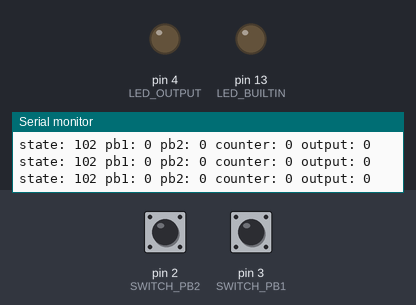
A sketch run on a simulated Arduino Uno, built with avr-gcc and run on an emulated ATmega328P. On the bench: output pins drawn as LEDs (lit = HIGH), the last lines printed to the serial monitor. The inputs (shaded band) are chosen by the test bench; at power-on: pin 3 (SWITCH_PB1) HIGH, pin 2 (SWITCH_PB2) HIGH.

Above: at 1.2 s.
1.3 s: pin 3 (SWITCH_PB1) pulled LOW for 0.15 s
At 2.3 s:
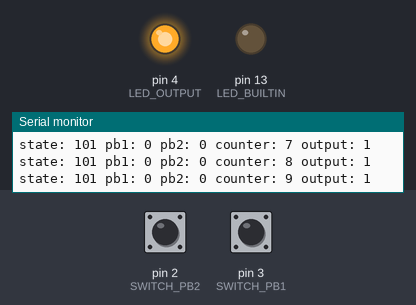
2.9 s: pin 2 (SWITCH_PB2) pulled LOW for 0.15 s
At 3.5 s:
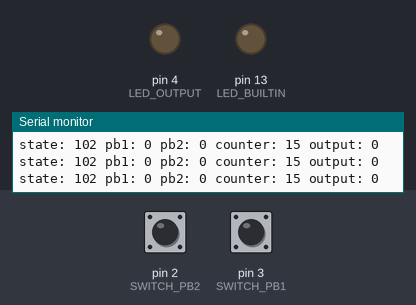
4.5 s: pin 3 (SWITCH_PB1) pulled LOW for 1 s
At 5.9 s:
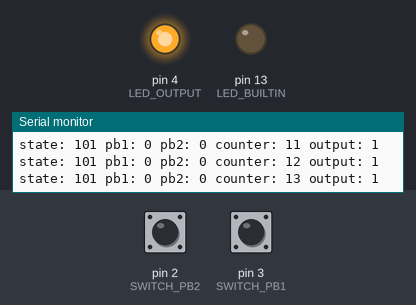
Timing chart, 0 to 16.1 s (numbered marks = the images above; inputs shaded):
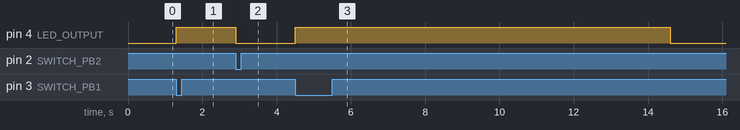

The sketch:

_delayon-off-2-tombol.ino
```cpp
// lampu on-off dengan 2 tombol model FSM dan timer one
// https://www.arduino.cc/reference/en/libraries/timerone/
// To install, cari library timerone dari Sketch -> Include Library -> Manage Libraries

#include <TimerOne.h>
#define STATE_INITIAL    100
#define STATE_ON    101
#define STATE_OFF   102
#define SWITCH_PB1 3
#define SWITCH_PB2 2
#define LED_OUTPUT 4

#define TIMEOUT 100
int state = STATE_INITIAL;
int counter=0;

void setup() {
  int output = 0;
  pinMode(LED_BUILTIN, OUTPUT);
  pinMode(LED_OUTPUT, OUTPUT);
  pinMode(SWITCH_PB1, INPUT_PULLUP);
  pinMode(SWITCH_PB2, INPUT_PULLUP);
  Serial.begin(115200);
  Serial.println(__FILE__);
  fsm_output(output);
  Timer1.initialize(100000); // delay dalam microsecond
  Timer1.attachInterrupt(ISR_Timer1);
}

void loop() {
}

void fsm(int  *state, int *out, int pb1, int pb2, int *counter) {
  switch (*state) {
    case STATE_INITIAL: { // initial state
        *state = STATE_OFF;
        *out = 0;
        break;
      }
    case STATE_ON: {
        if (pb2 == 0) {
          // tetap
          if (*counter >= TIMEOUT) {
            *state = STATE_OFF;
            *out = 0;
          } else {
            *counter = *counter + 1; // tunggu timeout
            *state = STATE_ON;
            *out = 1;
          }
        } else {
          *state = STATE_OFF;
          *out = 0;
        }
        break;
      }
    case STATE_OFF: {
        if (pb1 == 0) {
          // tetap
          *state = STATE_OFF;
          *out = 0;
        } else {
          *counter = 0;
          *state = STATE_ON;
          *out = 1;
        }
        break;
      }
  }
}

void fsm_output(int output_value) {
  if (output_value == 1) {
    digitalWrite(LED_OUTPUT, HIGH);
  } else {
    digitalWrite(LED_OUTPUT, LOW);
  }
}

void ISR_Timer1(void)
{
  int output = 0;
  int pb1, pb2, switch1, switch2;
  switch1 = digitalRead(SWITCH_PB1);
  switch2 = digitalRead(SWITCH_PB2);
  if (switch1 == 1)
    pb1 = 0;
  else {
    pb1 = 1;
  }
  if (switch2 == 1)
    pb2 = 0;
  else {
    pb2 = 1;
  }
  fsm(&state, &output, pb1, pb2, &counter);
  fsm_output(output);
  Serial.print("state: ");
  Serial.print(state);
  Serial.print(" pb1: ");
  Serial.print( pb1);
  Serial.print(" pb2: ");
  Serial.print( pb2);
  Serial.print(" counter: ");
  Serial.print( counter);
  Serial.print(" output: ");
  Serial.print( output);
  Serial.println();
}
```

Measured:
- after the input at 1.3 s, pin 4 (LED_OUTPUT): LOW → HIGH at once
- after the input at 2.9 s, pin 4 (LED_OUTPUT): HIGH → LOW at once
- after the input at 4.5 s, pin 4 (LED_OUTPUT): LOW → HIGH at once, → LOW 10.1 s later
